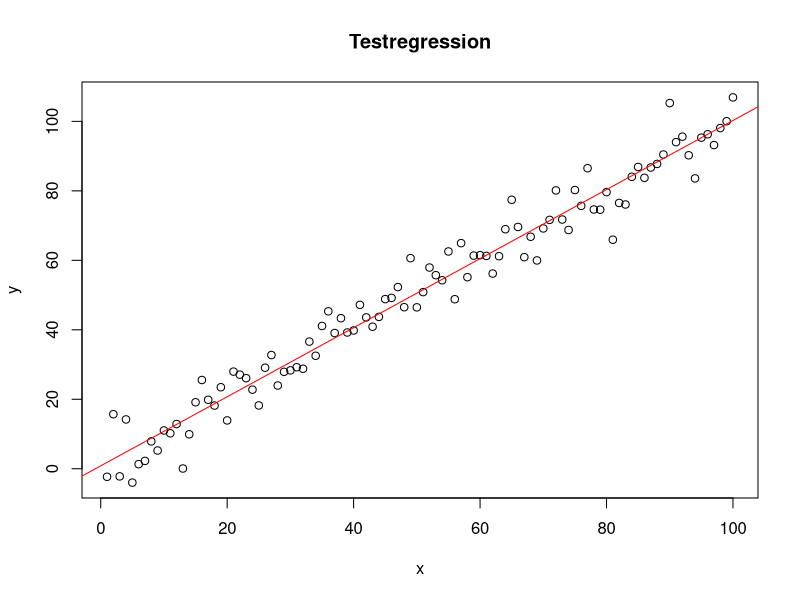

Reproduce this figure in R.
#####################
#### Test-Script ####
#####################

x <- seq(1,100, 1)
y <- x +  rnorm(100, mean = 0 , sd = 5) 

model1 <- lm(y ~ x)

summary(model1)

plot(x,y)
abline(model1, col="red", xlab = "X", ylab = "Y")
title("Testregression")

### Second Commit.

# adding new variables 

bar <- diag(3)

foo <- seq(100,1, -5)

baz <- foo^2
